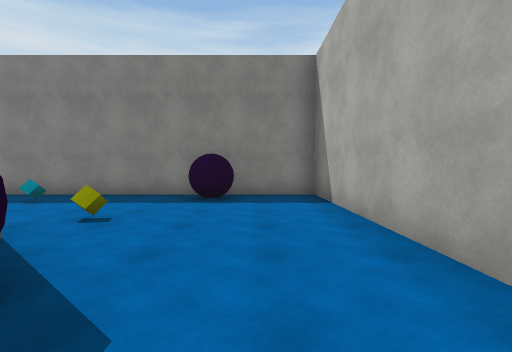
view 1 (above)

24 first-person views from a walk through a Unity game level. The camera is 1.4 m above the floor, tilts 2° down and sees 90° across. The floor is counted in squares, 2 m on a side. Each view is taken from the middle of a square. On the plan, view 1 faces up. The plan holds only what a view shows up to about 9 squares ahead; the rest is blank. The place goes on beyond the plan. The player character is not drawn. Surface patterns are stand-ins for the level's own textures.

view 2
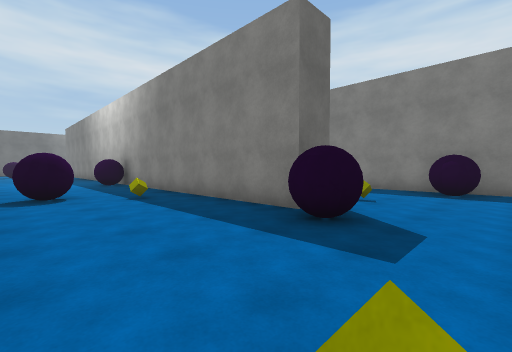

view 3
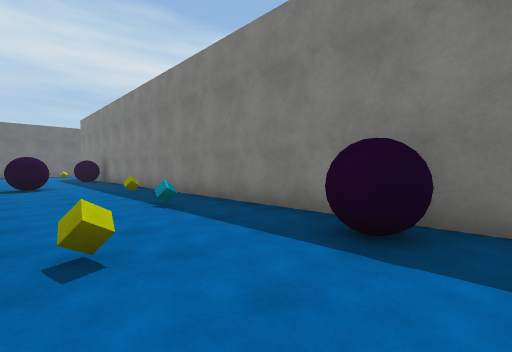

view 4
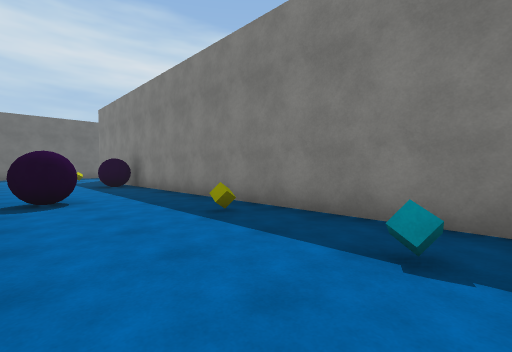

view 5
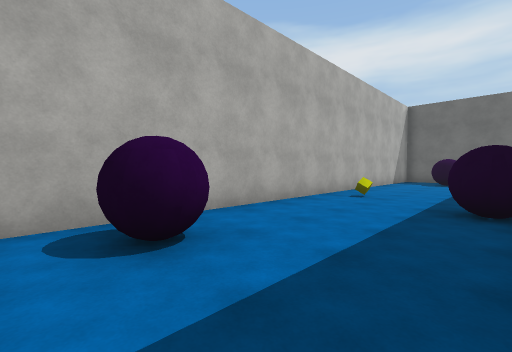

view 6
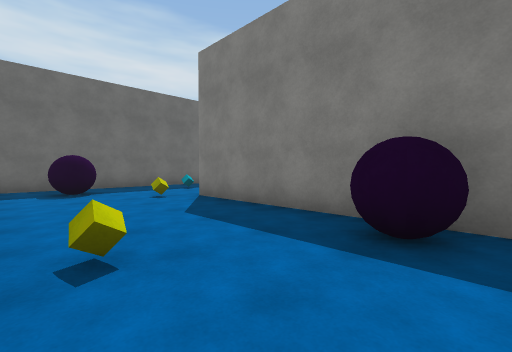

view 7
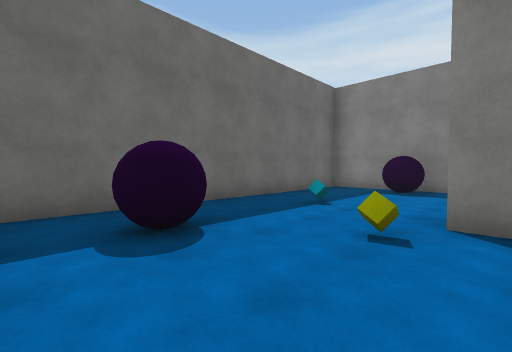

view 8
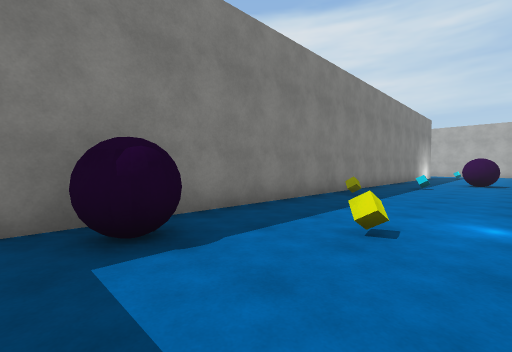

view 9
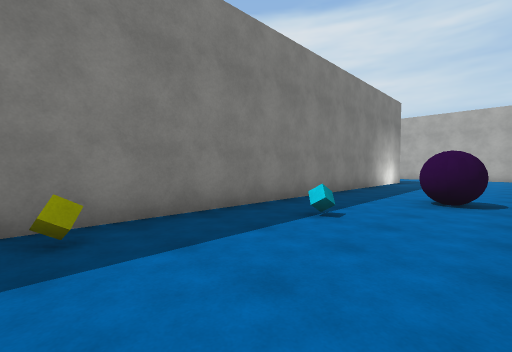

view 10
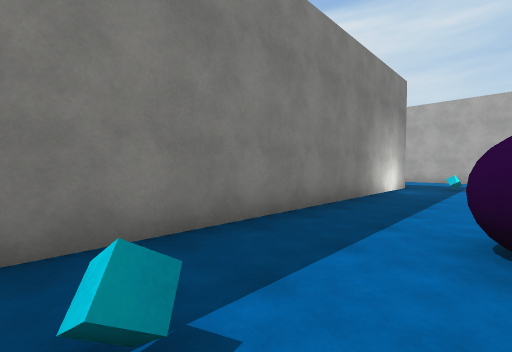

view 11
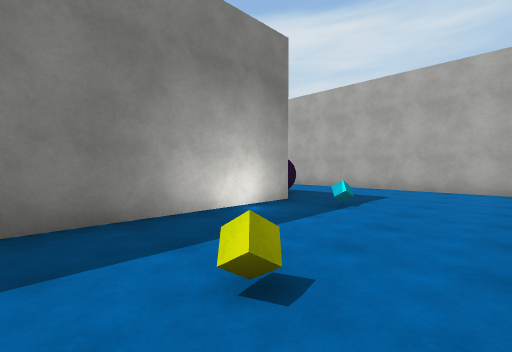

view 12
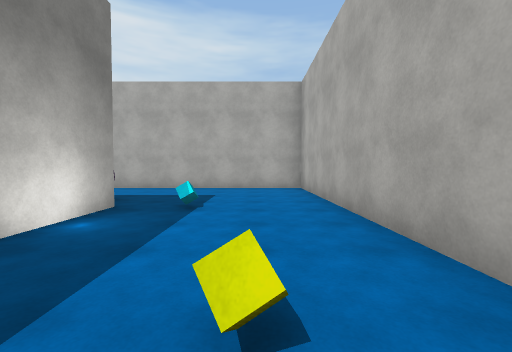

view 13
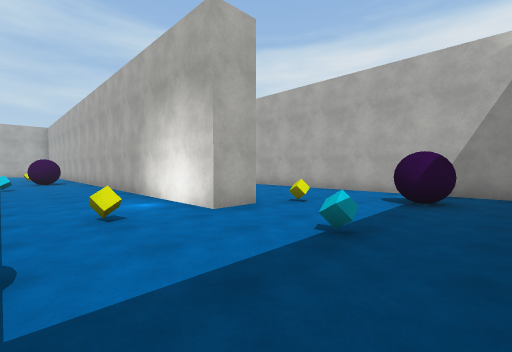

view 14
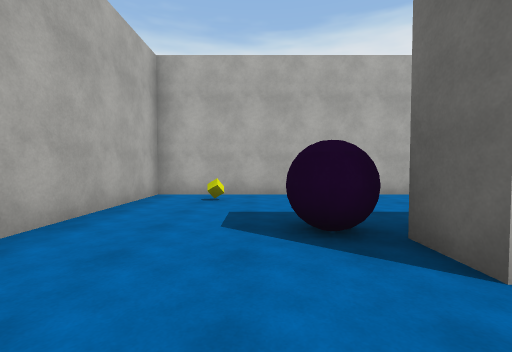

view 15
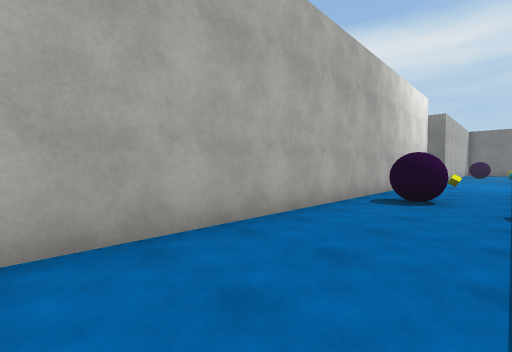

view 16
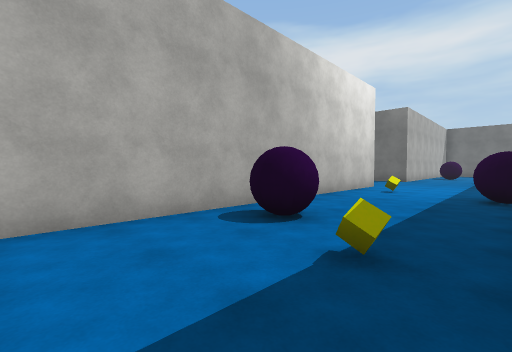

view 17
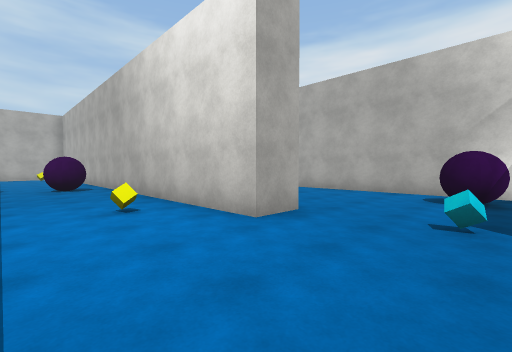

view 18
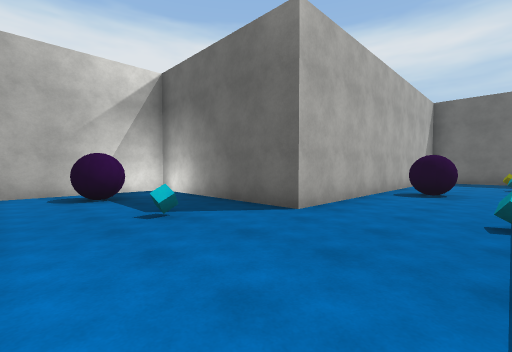

view 19
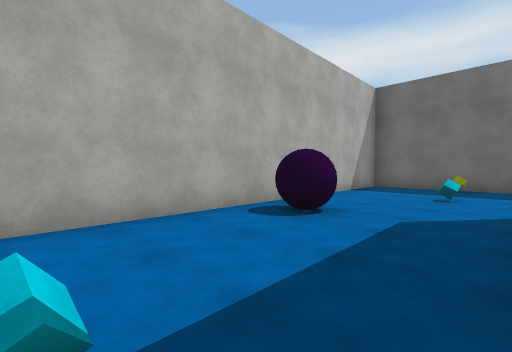

view 20
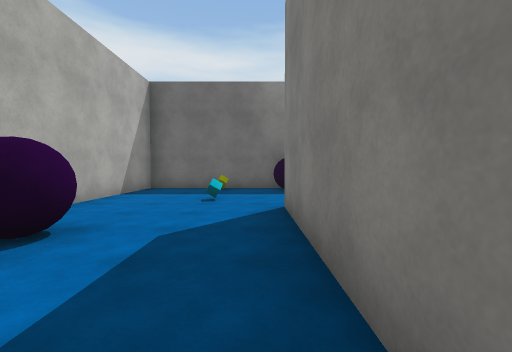

view 21
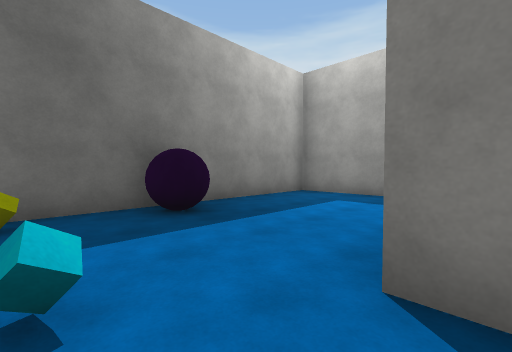

view 22
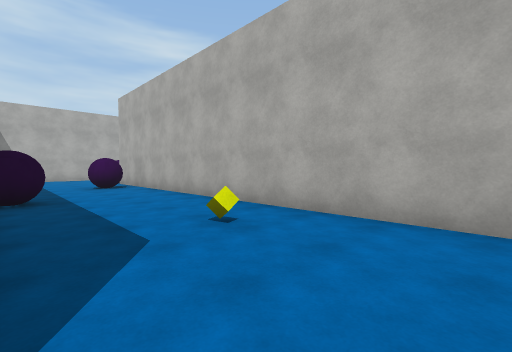

view 23
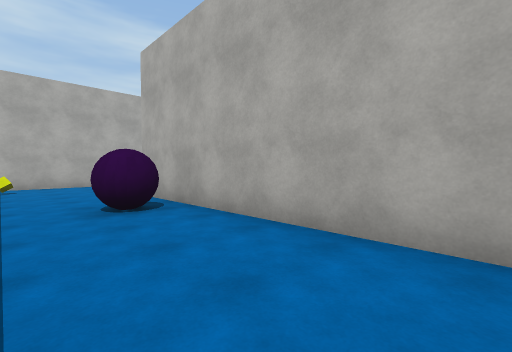

view 24
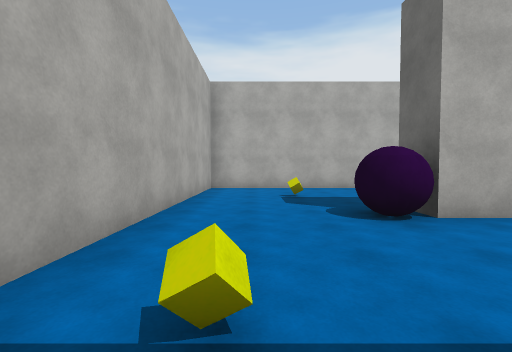

### Floor plan
Points are (right, up) in squares from view 1. A wall is a line through its corners. A room is listed if a view was taken in it or the views show most of it. See-through windows are left out.
Room 1 (views 1, 2, 3, 4, 5, 6, 7, 8, 9, 10, 11, 12, 13, 14, 15, 16, 17, 18, 19, 20, 21, 22, 23, 24)
walls: (-13.5, -3.5) (-13.5, -2.5) (1.5, -2.5) (1.5, 6.5) (-18.5, 6.5) (-18.5, 7.5) (-11.8, 7.5); (-19.4, 1.5) (-23.5, 1.5); (-2.5, 2.5) (-2.5, 1.5) (-9.2, 1.5); (-5.6, 7.5) (1.5, 7.5) (1.5, 13.5); (-22.1, 2.5) (-8.9, 2.5); (-2.4, 11.5) (-22.5, 11.5) (-22.5, 2.9); (-3.5, -12.5) (1.5, -12.5) (1.5, -5); (-25.1, 6.5) (-27.5, 6.5) (-27.5, -2.5) (-17.5, -2.5) (-17.5, -7.5) (-2.5, -7.5)
objects: yellow cube (-27, 0); ball (-27, 2); cyan cube (-25, 0); ball (-22, -1); ball (-21, 4); cyan cube (-21, 7); ball (-20, 11); yellow cube (-19, 6); cyan cube (-18, 0); yellow cube (-18, 9); ball (-16, -6) to (-15, -6); cyan cube (-16, -4); yellow cube (-15, 3); yellow cube (-15, 11); ball (-14, 6); yellow cube (-12, -1); cyan cube (-12, 10); yellow cube (-11, -6); ball (-11, 1); ball (-10, 3) to (-10, 4); ball (-9, 9); ball (-8, -4); ball (-7, -1); yellow cube (-7, 5); yellow cube (-6, 0); yellow cube (-6, 9); ball (-5, -6); cyan cube (-4, 5); cyan cube (-3, 10); ball (-2, -8); ball (-2, 1); yellow cube (-2, 3); ball (-2, 13); yellow cube (-1, -10); ball (-1, 6); yellow cube (0, -5); yellow cube (0, -1)

Positions as (right, up) in squares from view 1, and headings:
1: (0, 0), facing up
2: (0, -2), facing up-left
3: (0, 3), facing up-left
4: (-4, 3), facing up-left
5: (-9, 6), facing down-left
6: (-13, 3), facing up-left
7: (-18, 3), facing up-left
8: (-21, 8), facing up-right
9: (-15, 8), facing up-right
10: (-12, 9), facing up-right
11: (-7, 8), facing up-right
12: (-7, 9), facing right
13: (-22, 10), facing down-right
14: (-1, 4), facing down
15: (-1, 0), facing down-left
16: (-4, 1), facing down-left
17: (-16, 0), facing down-right
18: (-14, 0), facing down-left
19: (-18, 1), facing down-left
20: (-19, 1), facing left
21: (-23, 0), facing up-left
22: (-14, -4), facing down-right
23: (-9, -5), facing down-right
24: (0, -4), facing down
